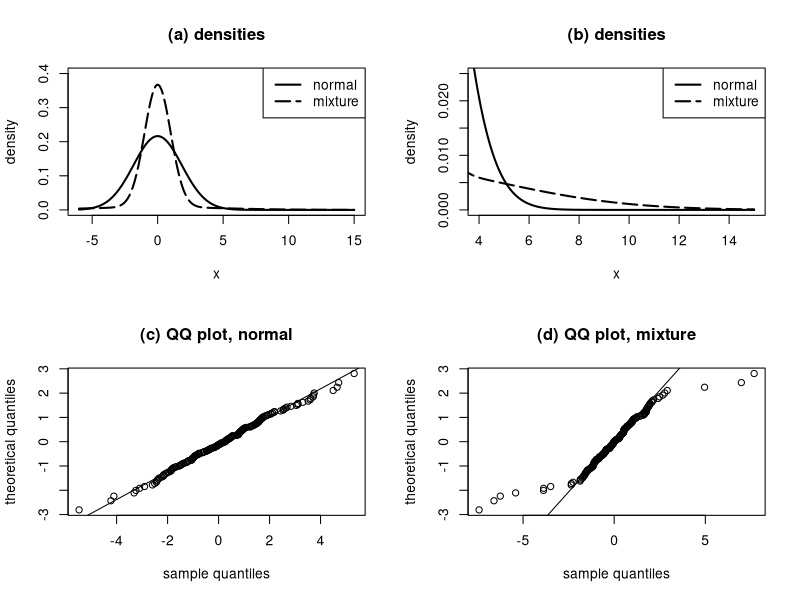

Here is the R script that generated this plot:
#  Figure 5.5

postscript("NormMix01.ps",height=6,width=6)
par(mfrow=c(2,2))
x=seq(-6,15,by=.01)
plot(x,dnorm(x,sd=sqrt(3.4)),type="l",lwd=2,ylim=c(0,.4),
   xlab="x",ylab="density",main="(a) densities")
lines(x,.9*dnorm(x)+.1*dnorm(x,sd=5),lwd=2,lty=5)
legend("topright",c("normal","mixture"),lwd=2,lty=c(1,5))

plot(x,dnorm(x,sd=sqrt(3.4)),type="l",lwd=2,ylim=c(0,.025),xlim=c(4,15),
   xlab="x",ylab="density",main="(b) densities")
lines(x,.9*dnorm(x)+.1*dnorm(x,sd=5),lwd=2,lty=5)
legend("topright",c("normal","mixture"),lwd=2,lty=c(1,5))

set.seed("7953")
y1 = rnorm(200,sd=sqrt(3.4))
qqnorm(y1,datax=T,main="(c) QQ plot, normal",xlab="theoretical quantiles",
ylab="sample quantiles")
qqline(y1,datax=T)

#rbinom(n, size, prob)

n2=rbinom(1,200,.9)
y2 = c(rnorm(n2),rnorm(200-n2,sd=5))
qqnorm(y2,datax=T,main="(d) QQ plot, mixture",xlab="theoretical quantiles",
ylab="sample quantiles")
qqline(y2,datax=T)
graphics.off()
